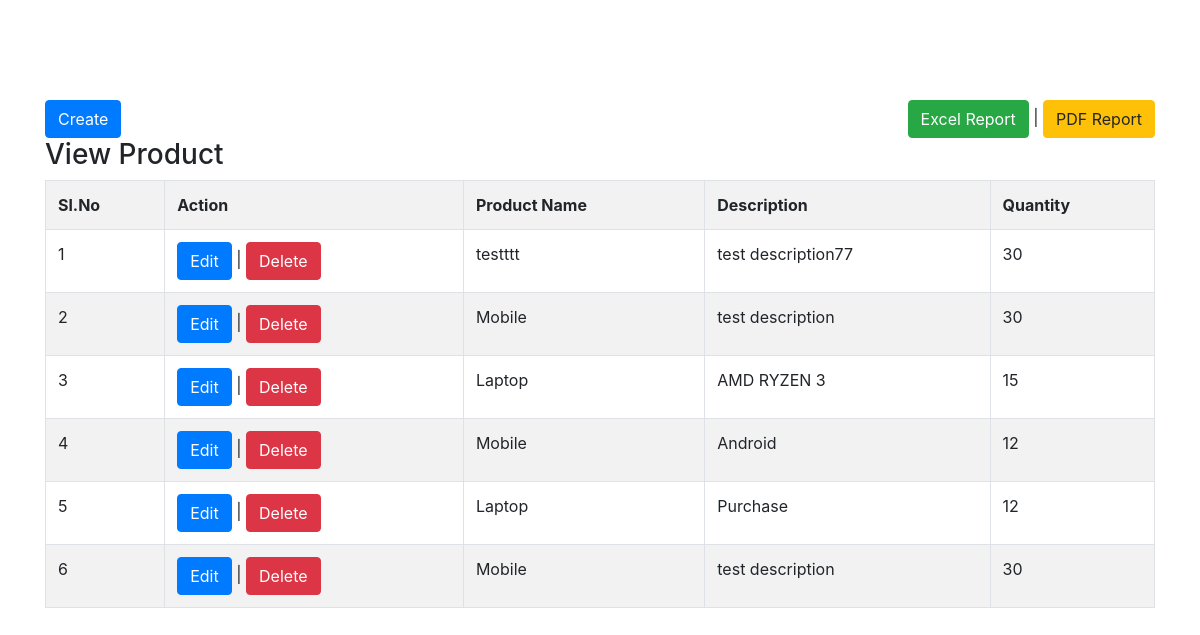
The page / on the database its author committed.
### tables this page shows
CREATE TABLE `products` (
  `id` int(11) NOT NULL,
  `product_name` varchar(100) NOT NULL,
  `description` varchar(100) NOT NULL,
  `quantity` int(11) NOT NULL,
  `created_at` datetime NOT NULL
);

### application/controllers/CrudController.php (called while the page is built, shortened)
<?php
class CrudController extends CI_Controller {
	public function view_product(){
			$data['query'] = $this->CrudModel->view_product();
			$this->load->view('user/view_product', $data);
	}
}
?>

### index.php (called while the page is built, shortened)
<?php
require_once BASEPATH.'core/CodeIgniter.php';

### application/models/CrudModel.php (called while the page is built, shortened)
<?php
class CrudModel extends CI_Model {
	public function view_product(){
		$query = $this->db->query("SELECT * FROM products");
		if($query->num_rows()>0){
			return $query->result();
		}
		else{
			return NULL;
		}
	}
}
?>

### application/views/user/view_product.php (the view, shortened to what this page needs)
?><!DOCTYPE html>
<html lang="en">
<head>
	<link href='<?php echo base_url();?>assets/css/bootstrap.min.css' rel='stylesheet' />
</head>
<body>
<div class="container">
	<div class='row'>
		<div class='col-md-12 ' style='margin-top:100px'>
		<a href='create_product' class='btn btn-primary'>Create</a>
		<span style='float:right'>
		<a href='product_report' class='btn btn-success'>Excel Report</a> | <a href='product_report_pdf' class='btn btn-warning'>PDF Report</a></span>
		<br>
		<h3>View Product</h3>
			<table class='table table-bordered table-striped'>
				<tr>
					<th>Sl.No</th>
					<th>Action</th>
					<th>Product Name</th>
					<th>Description</th>
					<th>Quantity</th>
				</tr>
			<?php
			$slno = 1;
			foreach($query as $row){
				?>
				<tr>
					<td><?php echo $slno; ?></td>
					<td><?php echo "<a href='edit_product/".$row->id."' class='btn btn-primary'>Edit</a> | <a href='delete_product/".$row->id."' class='btn btn-danger' onclick = 'return confirm('Are You sure want to Delete ?')'>Delete</a>" ?></td>
					<td><?php echo $row->product_name; ?></td>
					<td><?php echo $row->description; ?></td>
					<td><?php echo $row->quantity; ?></td>
				</tr>
			<?php
			$slno = $slno + 1;
			} ?>
			</table>
		</div>
	</div>
</div>
</body>
</html>

### rows shown on the page
products: product_name "testttt", description "test description77", quantity "30"
products: product_name "Mobile", description "test description", quantity "30"
products: product_name "Laptop", description "AMD RYZEN 3", quantity "15"
products: product_name "Mobile", description "Android", quantity "12"
products: product_name "Laptop", description "Purchase", quantity "12"
products: product_name "Mobile", description "test description", quantity "30"
